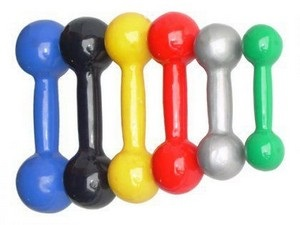
#> input picture Pratica3/halteres.jpg, 300 x 225 px
$ python topico1-3.py
#> lines starting #> are read from the running program, lines starting #| are printed output that depends on the picture
import numpy as np
import matplotlib.pyplot as plt
from mpl_toolkits.mplot3d import Axes3D
from sklearn.cluster import KMeans
from sklearn.utils import shuffle  # Import shuffle function
from kneed import KneeLocator
from PIL import Image


def image_to_dataset(image_path):
    # Open the image
#> called with image_path = 'halteres.jpg'
    img = Image.open(image_path)
#> img is the input picture: PIL image 300x225 RGB; mean R, G, B 195.6, 188.2, 179.8

    # Convert the image to numpy array
    img_array = np.array(img)

    # Flatten the image array to create dataset
    dataset = img_array.reshape(-1, 3)  # Assuming RGB image, reshape to 2D array

    return dataset


def plot_3d_dataset(dataset):
    fig = plt.figure()
    ax = fig.add_subplot(111, projection='3d')

    # Extract R, G, B channels
    r = dataset[:, 0]
    g = dataset[:, 1]
    b = dataset[:, 2]

    ax.scatter(r, g, b, c='b', marker='.')
    ax.set_xlabel('Red')
    ax.set_ylabel('Green')
    ax.set_zlabel('Blue')
    plt.show()
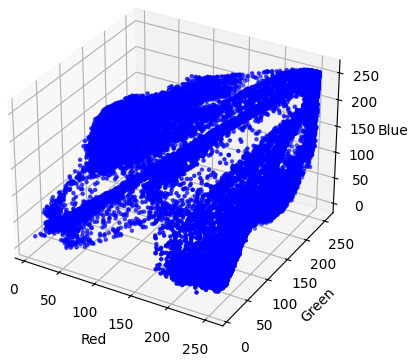
#> figure drawn by matplotlib, 1 panel


def elbow_method(dataset, max_clusters=10):
#> called with dataset = array of shape (67500, 3), max_clusters = 10
    distortions = []
    for i in range(1, max_clusters + 1):
        kmeans = KMeans(n_clusters=i, init='k-means++', random_state=42)
        kmeans.fit(dataset)
        distortions.append(kmeans.inertia_)
#> after the loop, distortions = [1.33e+09, 498199804.6, 286031726.2, 198985536.6, 135378674.7, 111776845.8, 75148084, 62420382.8, 53973195.1, 48682326.8]

    # Use KneeLocator to find the "elbow" point
#> (the run stopped early here; a loop or call above may not have finished)
